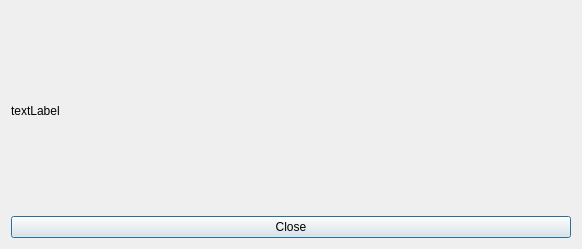
<?xml version="1.0" encoding="UTF-8"?>
<ui version="4.0">
 <class>shortMessageBox</class>
 <widget class="QDialog" name="shortMessageBox">
  <property name="geometry">
   <rect>
    <x>0</x>
    <y>0</y>
    <width>582</width>
    <height>249</height>
   </rect>
  </property>
  <property name="sizePolicy">
   <sizepolicy hsizetype="Expanding" vsizetype="Expanding">
    <horstretch>1</horstretch>
    <verstretch>1</verstretch>
   </sizepolicy>
  </property>
  <property name="windowTitle">
   <string>Meggie - Error</string>
  </property>
  <layout class="QGridLayout" name="gridLayout">
   <property name="sizeConstraint">
    <enum>QLayout::SetDefaultConstraint</enum>
   </property>
   <item row="2" column="0">
    <widget class="QLabel" name="labelMessage">
     <property name="sizePolicy">
      <sizepolicy hsizetype="Expanding" vsizetype="Expanding">
       <horstretch>0</horstretch>
       <verstretch>0</verstretch>
      </sizepolicy>
     </property>
     <property name="text">
      <string>textLabel</string>
     </property>
     <property name="alignment">
      <set>Qt::AlignLeading|Qt::AlignLeft|Qt::AlignVCenter</set>
     </property>
     <property name="wordWrap">
      <bool>true</bool>
     </property>
    </widget>
   </item>
   <item row="3" column="0">
    <widget class="QPushButton" name="pushButtonClose">
     <property name="sizePolicy">
      <sizepolicy hsizetype="Expanding" vsizetype="Fixed">
       <horstretch>0</horstretch>
       <verstretch>0</verstretch>
      </sizepolicy>
     </property>
     <property name="text">
      <string>Close</string>
     </property>
    </widget>
   </item>
  </layout>
 </widget>
 <resources/>
 <connections>
  <connection>
   <sender>pushButtonClose</sender>
   <signal>clicked()</signal>
   <receiver>shortMessageBox</receiver>
   <slot>close()</slot>
   <hints>
    <hint type="sourcelabel">
     <x>208</x>
     <y>272</y>
    </hint>
    <hint type="destinationlabel">
     <x>243</x>
     <y>352</y>
    </hint>
   </hints>
  </connection>
 </connections>
</ui>
